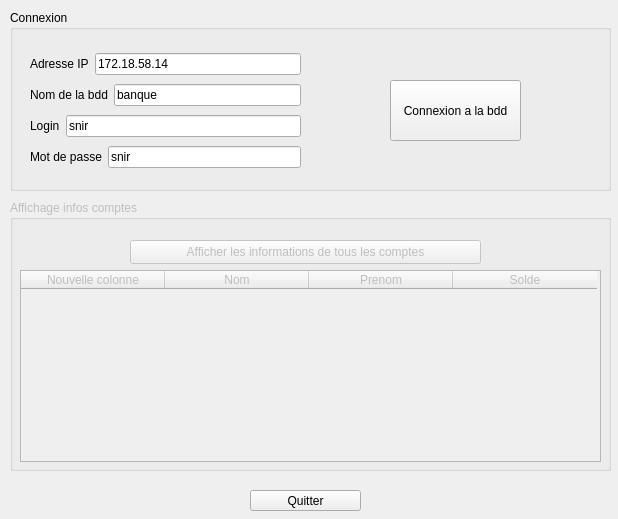
<?xml version="1.0" encoding="UTF-8"?>
<ui version="4.0">
 <class>BanqueMainWindow</class>
 <widget class="QMainWindow" name="BanqueMainWindow">
  <property name="geometry">
   <rect>
    <x>0</x>
    <y>0</y>
    <width>618</width>
    <height>519</height>
   </rect>
  </property>
  <property name="windowTitle">
   <string>BanqueMainWindow</string>
  </property>
  <widget class="QWidget" name="centralwidget">
   <widget class="QPushButton" name="pushButtonQuitter">
    <property name="geometry">
     <rect>
      <x>250</x>
      <y>490</y>
      <width>111</width>
      <height>21</height>
     </rect>
    </property>
    <property name="text">
     <string>Quitter</string>
    </property>
   </widget>
   <widget class="QGroupBox" name="groupBox">
    <property name="geometry">
     <rect>
      <x>10</x>
      <y>10</y>
      <width>601</width>
      <height>181</height>
     </rect>
    </property>
    <property name="title">
     <string>Connexion</string>
    </property>
    <widget class="QPushButton" name="pushButtonConnect">
     <property name="geometry">
      <rect>
       <x>380</x>
       <y>70</y>
       <width>131</width>
       <height>61</height>
      </rect>
     </property>
     <property name="text">
      <string>Connexion a la bdd</string>
     </property>
    </widget>
    <widget class="QWidget" name="">
     <property name="geometry">
      <rect>
       <x>20</x>
       <y>40</y>
       <width>271</width>
       <height>124</height>
      </rect>
     </property>
     <layout class="QVBoxLayout" name="verticalLayout">
      <item>
       <layout class="QHBoxLayout" name="horizontalLayout">
        <item>
         <widget class="QLabel" name="labelIP">
          <property name="text">
           <string>Adresse IP</string>
          </property>
         </widget>
        </item>
        <item>
         <widget class="QLineEdit" name="lineEditIP">
          <property name="text">
           <string>172.18.58.14</string>
          </property>
         </widget>
        </item>
       </layout>
      </item>
      <item>
       <layout class="QHBoxLayout" name="horizontalLayout_2">
        <item>
         <widget class="QLabel" name="labelName">
          <property name="text">
           <string>Nom de la bdd</string>
          </property>
         </widget>
        </item>
        <item>
         <widget class="QLineEdit" name="lineEditName">
          <property name="text">
           <string>banque</string>
          </property>
         </widget>
        </item>
       </layout>
      </item>
      <item>
       <layout class="QHBoxLayout" name="horizontalLayout_3">
        <item>
         <widget class="QLabel" name="labelLogin">
          <property name="text">
           <string>Login</string>
          </property>
         </widget>
        </item>
        <item>
         <widget class="QLineEdit" name="lineEditLogin">
          <property name="text">
           <string>snir</string>
          </property>
         </widget>
        </item>
       </layout>
      </item>
      <item>
       <layout class="QHBoxLayout" name="horizontalLayout_4">
        <item>
         <widget class="QLabel" name="labelPassword">
          <property name="text">
           <string>Mot de passe</string>
          </property>
         </widget>
        </item>
        <item>
         <widget class="QLineEdit" name="lineEditPassword">
          <property name="text">
           <string>snir</string>
          </property>
         </widget>
        </item>
       </layout>
      </item>
     </layout>
    </widget>
   </widget>
   <widget class="QGroupBox" name="groupBox_2">
    <property name="enabled">
     <bool>false</bool>
    </property>
    <property name="geometry">
     <rect>
      <x>10</x>
      <y>200</y>
      <width>601</width>
      <height>271</height>
     </rect>
    </property>
    <property name="title">
     <string>Affichage infos comptes</string>
    </property>
    <widget class="QPushButton" name="pushButtonInfoComplete">
     <property name="geometry">
      <rect>
       <x>120</x>
       <y>40</y>
       <width>351</width>
       <height>24</height>
      </rect>
     </property>
     <property name="text">
      <string>Afficher les informations de tous les comptes</string>
     </property>
    </widget>
    <widget class="QTableWidget" name="tableWidgetInfos">
     <property name="geometry">
      <rect>
       <x>10</x>
       <y>70</y>
       <width>581</width>
       <height>192</height>
      </rect>
     </property>
     <attribute name="horizontalHeaderCascadingSectionResizes">
      <bool>false</bool>
     </attribute>
     <attribute name="horizontalHeaderMinimumSectionSize">
      <number>50</number>
     </attribute>
     <attribute name="horizontalHeaderDefaultSectionSize">
      <number>144</number>
     </attribute>
     <attribute name="horizontalHeaderShowSortIndicator" stdset="0">
      <bool>false</bool>
     </attribute>
     <attribute name="horizontalHeaderStretchLastSection">
      <bool>false</bool>
     </attribute>
     <column>
      <property name="text">
       <string>Nouvelle colonne</string>
      </property>
     </column>
     <column>
      <property name="text">
       <string>Nom</string>
      </property>
     </column>
     <column>
      <property name="text">
       <string>Prenom</string>
      </property>
     </column>
     <column>
      <property name="text">
       <string>Solde</string>
      </property>
     </column>
    </widget>
   </widget>
  </widget>
 </widget>
 <resources/>
 <connections>
  <connection>
   <sender>pushButtonQuitter</sender>
   <signal>clicked()</signal>
   <receiver>BanqueMainWindow</receiver>
   <slot>close()</slot>
   <hints>
    <hint type="sourcelabel">
     <x>67</x>
     <y>47</y>
    </hint>
    <hint type="destinationlabel">
     <x>7</x>
     <y>67</y>
    </hint>
   </hints>
  </connection>
 </connections>
</ui>
